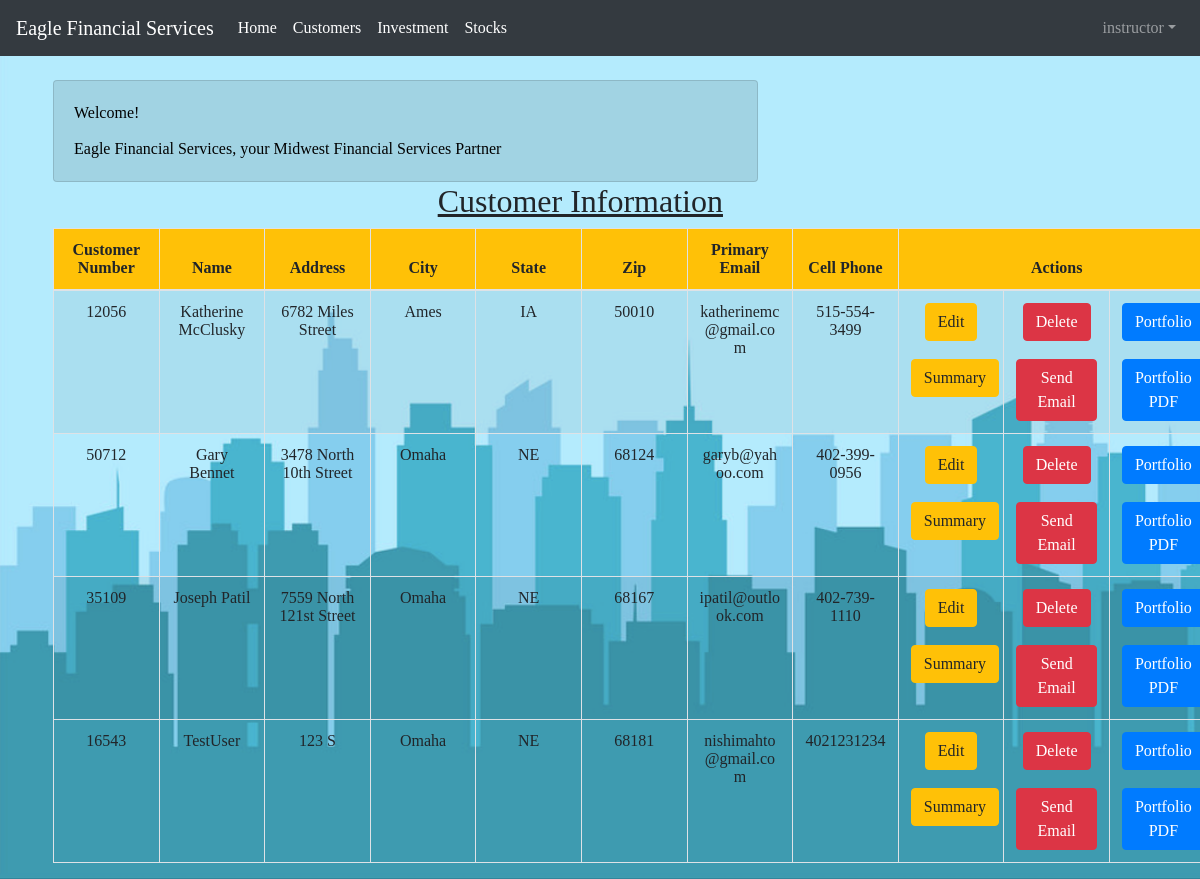
/customer_list (signed in), run on the app's committed database.
### portfolio/models.py (models this page shows, shortened)
class Customer(models.Model):
    name = models.CharField(max_length=50)
    address = models.CharField(max_length=200)
    cust_number = models.IntegerField(blank=False, null=False)
    city = models.CharField(max_length=50)
    state = models.CharField(max_length=50)
    zipcode = models.CharField(max_length=10)
    email = models.EmailField(max_length=200)
    cell_phone = models.CharField(max_length=50)
    created_date = models.DateTimeField(
        default=timezone.now)
    updated_date = models.DateTimeField(auto_now_add=True)

### portfolio/views.py (the view)
# urls.py: path('customer_list', views.customer_list, name='customer_list'),
@login_required
def customer_list(request):
    customer = Customer.objects.filter(created_date__lte=timezone.now())
    return render(request, 'portfolio/customer_list.html', {'customers': customer})

### portfolio/templates/portfolio/customer_list.html
{% extends 'portfolio/base.html' %}
{% block content %}
<div class="container">
    <div class="row justify-content-md-center">
        <div class="col-md-12 ">
            <div class="card">
                <div class="card-body">
                    <div class="card-title">Welcome!</div>
                    <p class="card-text">Eagle Financial Services, your Midwest Financial Services Partner</p>
                </div>
            </div>
        </div>
    </div>
    <div class="row justify-content-md-center">
        <h2 style="padding-left: 350Px;"><u>Customer Information</u></h2>
    </div>
    <div>
        <table class="table table-hover table-striped table-bordered text-center">
            <thead>
            <tr class="bg-warning">
                <th>Customer Number</th>
                <th>Name</th>
                <th>Address</th>
                <th>City</th>
                <th>State</th>
                <th>Zip</th>
                <th>Primary Email</th>
                <th>Cell Phone</th>
                <th colspan="3">Actions</th>
            </tr>
            </thead>
            <tbody>
            {% for customer in customers %}
                <tr>
                    <td>{{ customer.cust_number }}</td>
                    <td>{{ customer.name }}</td>
                    <td>{{ customer.address }}</td>
                    <td>{{ customer.city }}</td>
                    <td>{{ customer.state }}</td>
                    <td>{{ customer.zipcode }}</td>
                    <td>{{ customer.email }}</td>
                    <td>{{ customer.cell_phone }}</td>
                    <td><a href="{% url 'portfolio:customer_edit' pk=customer.pk %}"
                           class="btn btn-warning">Edit</a><br><br><a href="{% url 'portfolio:summary' pk=customer.pk %}"
                           class="btn btn-warning">Summary</a></td>
                    <td><a href="{% url 'portfolio:customer_delete' pk=customer.pk %}"
                           onclick="return confirm('Are you sure you want to delete?')"
                           class="btn btn-danger">Delete</a><br><br><a href="{% url 'portfolio:email' pk=customer.pk %}"
                           class="btn btn-danger">Send Email</a></td>
                    <td><a href="{% url 'portfolio:customer_portfolio' pk=customer.pk %}"
                           class="btn btn-primary">Portfolio</a><br><br><a href="{% url 'portfolio:portfolio_pdf' pk=customer.pk %}"
                           class="btn btn-primary">Portfolio PDF</a></td>
                </tr>
            {% endfor %}
            </tbody>
        </table>
    </div>
</div>
{% endblock %}

### portfolio/templates/portfolio/base.html (shortened to what this page needs)
{% load static %}
<html lang="en">
<head>
    <link rel="stylesheet" href="https://maxcdn.bootstrapcdn.com/bootstrap/4.5.0/css/bootstrap.min.css">
    <link rel="stylesheet" type="text/css" href="{% static 'css/portfolio.css' %}">
</head>
<body>
<nav class="navbar navbar-expand-sm bg-dark navbar-dark mb-4">
    <a href="/" class="navbar-brand">Eagle Financial Services</a>
    <div class="collapse navbar-collapse" id="navbarSupportedContent">
        <ul class="navbar-nav mr-auto">
            {% if user.is_authenticated and user.is_superuser  or user.groups.all.0.name == "Advisor" %}
            <li class="nav-item active"><a class=nav-link href="/">Home</a></li>
            <li class="nav-item active"><a class=nav-link href="{% url 'portfolio:customer_list' %}">Customers</a></li>
            <li class="nav-item active"><a class=nav-link href="{% url 'portfolio:investment_list' %}">Investment</a></li>
            <li class="nav-item active"><a class=nav-link href="{% url 'portfolio:stock_list' %}">Stocks</a></li>
            {% elif user.is_authenticated and user.groups.all.0.name == "Client" %}
            <li class="nav-item active"><a class=nav-link href="/">Home</a></li>
            <li class="nav-item active"><a class=nav-link href="">Portfolio</a></li>
            {% endif %}
        </ul>
        <ul class="nav navbar-nav navbar-right">
            {% if user.is_authenticated %}
            <ul class="navbar-nav">
                <li class="nav-item dropdown">
                    <a class="nav-link dropdown-toggle" href="#" id="navbarDropdown" role="button" data-toggle="dropdown" aria-haspopup="true" aria-expanded="false">{{ user.username }}</a>
                </li>
            </ul>
            {% else %}
            <form class="form-inline my-2 my-lg-0">
                <a href="{% url 'login' %}" class="btn btn-outline-secondary">Log In</a>
                <a href="{% url 'portfolio:register' %}" class="btn btn-primary ml-2">Sign Up</a>
            </form>
            {% endif %}
        </ul>
    </div>
</nav>
<div class="content container">
    <div class="row">
        <div class="col-md-8">
            {% block content %}{% endblock %}
        </div>
    </div>
</div>
</body>
</html>

### portfolio/static/css/portfolio.css (style rules this page uses)
body { background-image: url('../images/bg4.png'); background-repeat: no-repeat; background-attachment: fixed; background-size: cover; font-family: "Comic Sans MS", serif; font-size: medium; }

### portfolio/templates/portfolio/base.html (style rules this page uses)
.navbar { margin-bottom: 0; border-radius: 0; }
.container .row .col-md-12 .card { background: rgb(0, 0, 0); background: rgba(0, 0, 0, 0.1); color: black; }
.row .table { width : 165%; table-layout: fixed; border-collapse: collapse; word-wrap: break-word; }
.content { padding-left: 8px; }

### data on the page
Customer: cust_number "12056", name "Katherine McClusky", address "6782 Miles Street", city "Ames", state "IA", zipcode "50010", email "katherinemc@gmail.com", cell_phone "515-554-3499"
Customer: cust_number "50712", name "Gary Bennet", address "3478 North 10th Street", city "Omaha", state "NE", zipcode "68124", email "garyb@yahoo.com", cell_phone "402-399-0956"
Customer: cust_number "35109", name "Joseph Patil", address "7559 North 121st Street", city "Omaha", state "NE", zipcode "68167", email "ipatil@outlook.com", cell_phone "402-739-1110"
Customer: cust_number "16543", name "TestUser", address "123 S", city "Omaha", state "NE", zipcode "68181", email "nishimahto@gmail.com", cell_phone "4021231234"

### other printed values
{{ user.username }} "instructor"
